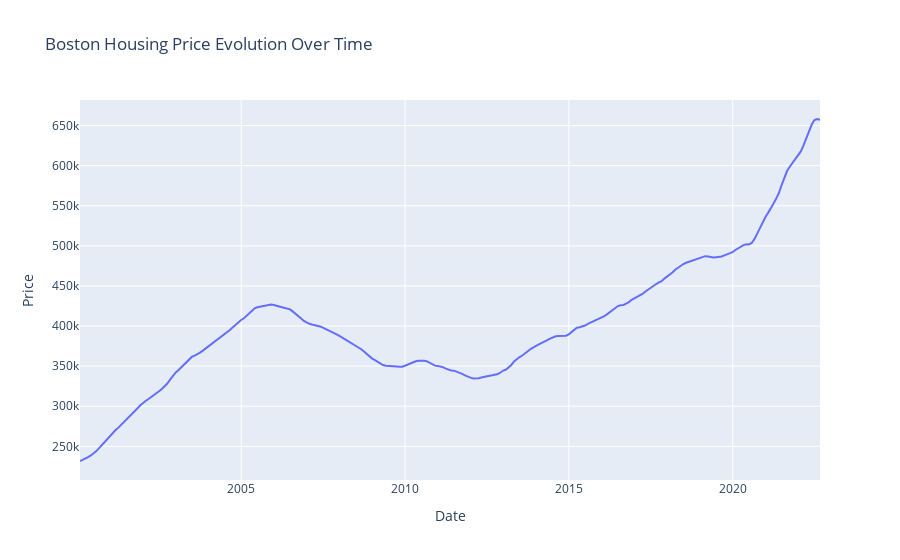

The code cell stored with this chart in its notebook:
### Markdown cell above
#### **Deep Temporal Analysis**

Here we enhance the preparation and analysis of the temporal dimension of the data.

### Code cell
if df_temporal is not None:
    # Filtrando apenas para Boston
    df_boston = df_temporal[df_temporal['RegionName'] == 'Boston, MA'].copy()
    df_boston = df_boston.sort_values('Date')
    
    # Verificando se temos dados suficientes
    if not df_boston.empty:
        # Removendo valores nulos se houver
        df_boston = df_boston.dropna(subset=['Price'])
        
        # Criando série temporal adequada para decomposição
        ts = pd.Series(df_boston['Price'].values, index=pd.DatetimeIndex(df_boston['Date']))
        
        # Decomposição
        decomposition = seasonal_decompose(ts, model='additive', period=12)
        
        # Plotando com tamanho ajustado e títulos mais claros
        plt.figure(figsize=(15, 10))
        plt.subplot(411)
        plt.plot(ts)
        plt.title('Original Time Series - Boston Housing Prices')
        
        plt.subplot(412)
        plt.plot(decomposition.trend)
        plt.title('Trend')
        
        plt.subplot(413)
        plt.plot(decomposition.seasonal)
        plt.title('Seasonal')
        
        plt.subplot(414)
        plt.plot(decomposition.resid)
        plt.title('Residual')
        
        plt.tight_layout()
        plt.show()
        
        # Interactive visualization of price evolution
        fig = px.line(df_boston, x='Date', y='Price', 
                     title='Boston Housing Price Evolution Over Time')
        fig.show()
    else:
        print("No data available for Boston")

### Figure 1 — Plotly figure (JSON) as saved in the notebook; plotly's stock layout.template omitted (floating-point values rounded to 4 significant figures; data arrays with more than 128 entries replaced by an {"elided": "..."} marker saying what was removed)
{"data": [{"hovertemplate": "Date=%{x}<br>Price=%{y}<extra></extra>", "legendgroup": "", "line": {"color": "#636efa", "dash": "solid"}, "marker": {"symbol": "circle"}, "mode": "lines", "name": "", "orientation": "v", "showlegend": false, "type": "scatter", "x": {"elided": "272 str values"}, "xaxis": "x", "y": {"elided": "272 int values"}, "yaxis": "y"}], "layout": {"legend": {"tracegroupgap": 0}, "title": {"text": "Boston Housing Price Evolution Over Time"}, "xaxis": {"anchor": "y", "domain": [0, 1], "title": {"text": "Date"}}, "yaxis": {"anchor": "x", "domain": [0, 1], "title": {"text": "Price"}}}}
